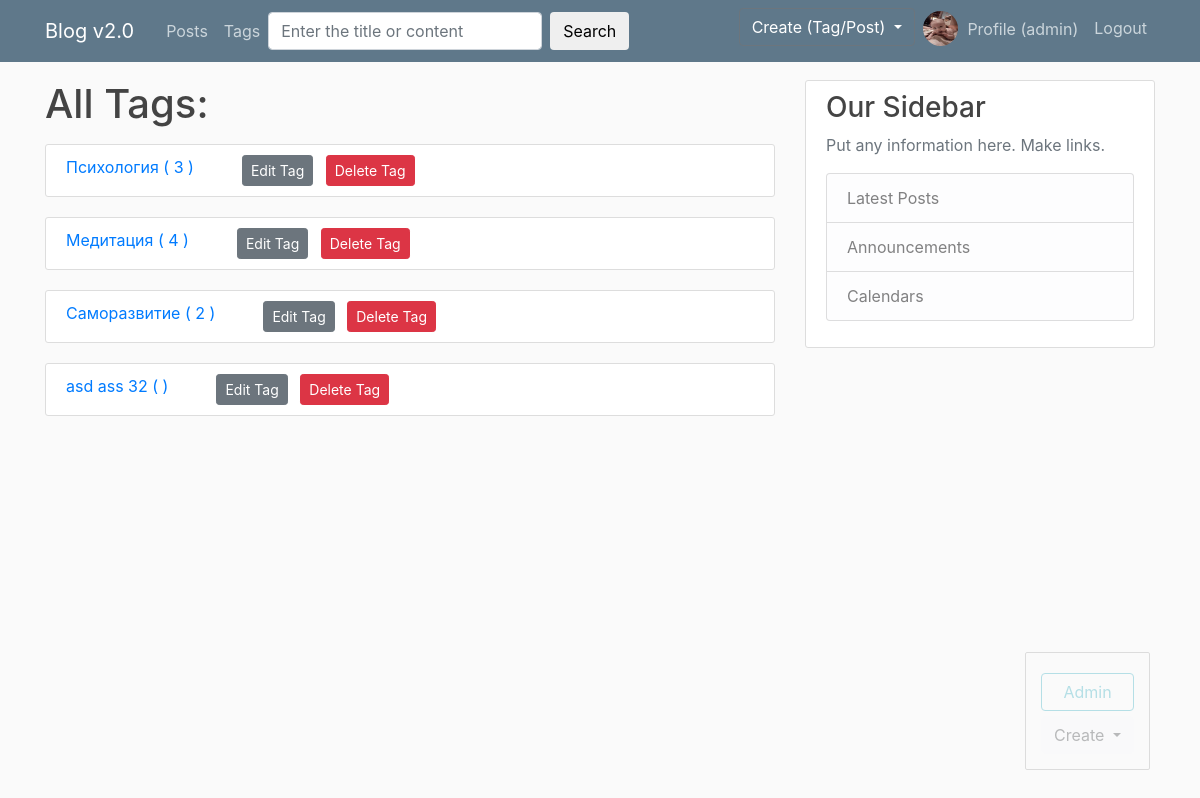
The page /tags/ (signed in) on the database as committed earlier.
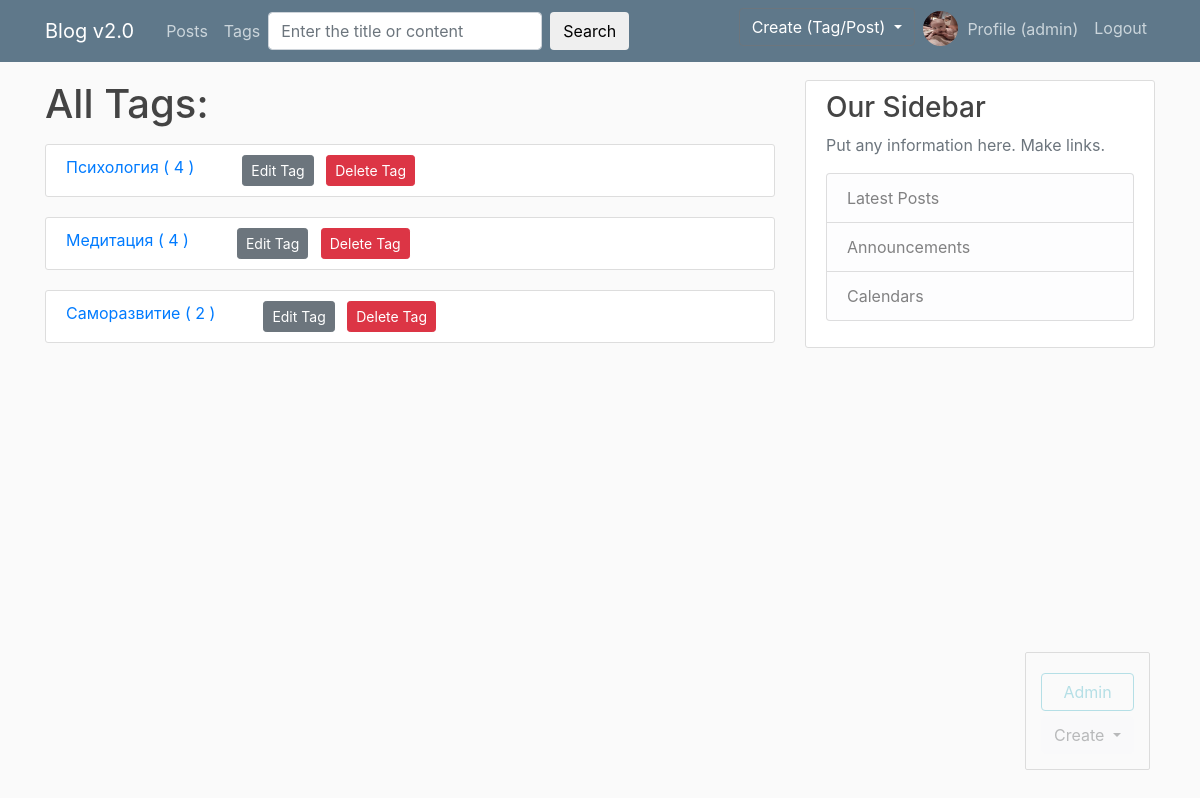
The same page on the database as committed later.
### blog/models.py (models this page shows, shortened)
class Tag(models.Model):
	title = models.CharField(max_length=50, unique = True)
	slug = models.CharField(max_length=50, unique = True, blank = True)

### blog/views.py (the view)
# urls.py: path('tags/', TagListView.as_view(), name = 'tags'),
class TagListView(ListView):
	model = Tag
	template_name = 'blog/tags.html'
	def get_context_data(self, *args, **kwargs):
		context = super(TagListView, self).get_context_data(*args, **kwargs)
		context['tags'] = self.model.objects.all()
		context['counted'] = Post.objects.values('tags__title').order_by('tags__title').annotate(count = Count('tags__title'))
		return context

### blog/templates/blog/tags.html (shortened to what this page needs)
{% extends 'blog/base.html' %}
{% block content %}
	<h1 class = 'mb-3'>All Tags:</h1>
	{% for tag in tags %}
	<article class="media content-section">
	    <a href="{% url 'tag-detail' tag.slug %}">{{ tag.title }}
	     ({% for am in counted %}
	     	{% if am.tags__title == tag.title %}
	     		{{ am.count }}
	      	{% endif %}
	     {% endfor %})
	 	</a>
	    {% if request.user.is_superuser %}
	    <div class="ml-5">
		    <a href="{% url 'tag-update' tag.slug %}" class = 'btn btn-secondary btn-sm '>Edit Tag</a>
		    <a href="{% url 'tag-delete' tag.slug %}" class = 'btn btn-danger btn-sm ml-2' >Delete Tag</a>
		</div>
		{% endif %}
	</article>
	{% endfor %}
{% endblock %}

Rows that differ between the two databases and show on the page:
removed Tag: title "asd ass 32"
Other text that changed with them:
new list line: "4"
list line gone: "3"
